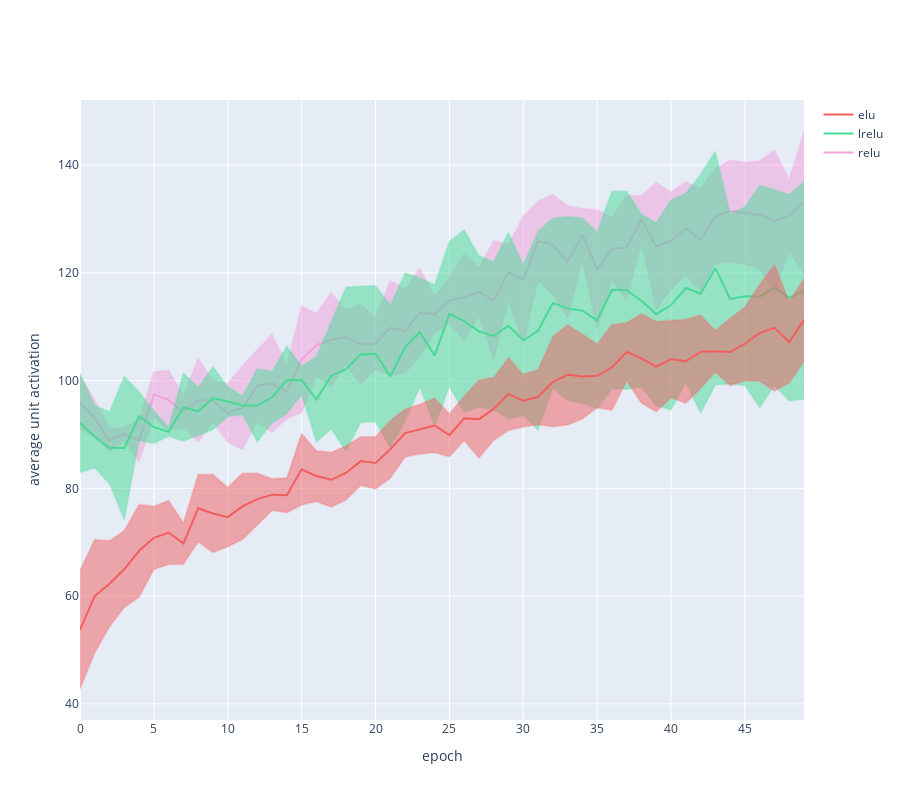

This figure's notebook cell:
### Code cell
fig = go.Figure()

fig.add_trace(go.Scatter(x=x,
                         y=np.mean(relu_mean, axis=0) + np.std(relu_mean, axis=0),
                         fill=None,
                         mode='lines',
                         line_color='rgba(242, 160, 220,0.2)',
                         hoverinfo="skip",
                         showlegend=False))
fig.add_trace(go.Scatter(x=x,
                         y=np.mean(relu_mean, axis=0) - np.std(relu_mean, axis=0),
                         fill='tonexty',  # fill area between trace0 and trace1
                         mode='lines',
                         line_color='rgba(242, 160, 220,0.2)',
                         hoverinfo="skip",
                         showlegend=False))
fig.add_trace(go.Scatter(x=x,
                         y=np.mean(relu_mean, axis=0),
                         line=dict(color='rgb(242, 160, 220)'),
                         mode='lines',
                         name='relu'
                         ))

fig.add_trace(go.Scatter(x=x,
                         y=np.mean(lrelu_mean, axis=0) + np.std(lrelu_mean, axis=0),
                         fill=None,
                         mode='lines',
                         line_color='rgba(72, 217, 149,0.2)',
                         hoverinfo="skip",
                         showlegend=False))
fig.add_trace(go.Scatter(x=x,
                         y=np.mean(lrelu_mean, axis=0) - np.std(lrelu_mean, axis=0),
                         fill='tonexty',  # fill area between trace0 and trace1
                         mode='lines',
                         line_color='rgba(72, 217, 149,0.2)',
                         hoverinfo="skip",
                         showlegend=False))
fig.add_trace(go.Scatter(x=x,
                         y=np.mean(lrelu_mean, axis=0),
                         line=dict(color='rgb(72, 217, 149)'),
                         mode='lines',
                         name='lrelu'
                         ))

fig.add_trace(go.Scatter(x=x,
                         y=np.mean(elu_mean, axis=0) + np.std(elu_mean, axis=0),
                         fill=None,
                         mode='lines',
                         line_color='rgba(242, 94, 94, 0.2)',
                         hoverinfo="skip",
                         showlegend=False))
fig.add_trace(go.Scatter(x=x,
                         y=np.mean(elu_mean, axis=0) - np.std(elu_mean, axis=0),
                         fill='tonexty',  # fill area between trace0 and trace1
                         mode='lines',
                         line_color='rgba(242, 94, 94, 0.2)',
                         hoverinfo="skip",
                         showlegend=False))
fig.add_trace(go.Scatter(x=x,
                         y=np.mean(elu_mean, axis=0),
                         line=dict(color='rgb(242, 94, 94)'),
                         mode='lines',
                         name='elu'
                         ))

fig.update_layout(height=800,
                  yaxis_title='average unit activation',
                  xaxis_title='epoch')

fig.write_json('../../../images/activation/elus/avg-unit-active.html')

fig.show()

### Figure 1 — Plotly figure (JSON) as saved in the notebook; plotly's stock layout.template omitted (floating-point values rounded to 4 significant figures)
{"data": [{"hoverinfo": "skip", "line": {"color": "rgba(242, 160, 220,0.2)"}, "mode": "lines", "showlegend": false, "x": [0, 1, 2, 3, 4, 5, 6, 7, 8, 9, 10, 11, 12, 13, 14, 15, 16, 17, 18, 19, 20, 21, 22, 23, 24, 25, 26, 27, 28, 29, 30, 31, 32, 33, 34, 35, 36, 37, 38, 39, 40, 41, 42, 43, 44, 45, 46, 47, 48, 49], "y": [100.8, 96.44, 91.06, 91.34, 92.75, 101.7, 101.9, 97.25, 104.2, 100.0, 99.46, 102.8, 105.7, 108.6, 103.0, 113.9, 112.5, 116.3, 113.1, 114.2, 111.7, 118.6, 117.0, 120.8, 115.7, 119.2, 123.6, 120.9, 126.0, 125.3, 130.6, 133.3, 134.6, 132.5, 132.0, 131.7, 130.4, 134.3, 134.4, 136.8, 135.0, 136.9, 135.6, 139.3, 141.0, 140.5, 140.8, 142.8, 137.3, 146.3], "type": "scatter"}, {"fill": "tonexty", "hoverinfo": "skip", "line": {"color": "rgba(242, 160, 220,0.2)"}, "mode": "lines", "showlegend": false, "x": [0, 1, 2, 3, 4, 5, 6, 7, 8, 9, 10, 11, 12, 13, 14, 15, 16, 17, 18, 19, 20, 21, 22, 23, 24, 25, 26, 27, 28, 29, 30, 31, 32, 33, 34, 35, 36, 37, 38, 39, 40, 41, 42, 43, 44, 45, 46, 47, 48, 49], "y": [90.91, 89.52, 86.83, 88.81, 84.97, 93.15, 90.82, 91.23, 88.63, 92.34, 88.57, 87.18, 92.43, 90.41, 92.91, 94.04, 100.8, 98.92, 103.1, 99.28, 102.1, 101.0, 101.4, 104.5, 108.8, 110.6, 107.5, 111.9, 103.9, 114.9, 106.9, 118.6, 115.9, 111.6, 122.2, 109.5, 118.7, 115.0, 125.5, 113.1, 116.9, 119.6, 116.5, 121.7, 122.0, 121.6, 120.7, 116.5, 123.9, 119.9], "type": "scatter"}, {"line": {"color": "rgb(242, 160, 220)"}, "mode": "lines", "name": "relu", "x": [0, 1, 2, 3, 4, 5, 6, 7, 8, 9, 10, 11, 12, 13, 14, 15, 16, 17, 18, 19, 20, 21, 22, 23, 24, 25, 26, 27, 28, 29, 30, 31, 32, 33, 34, 35, 36, 37, 38, 39, 40, 41, 42, 43, 44, 45, 46, 47, 48, 49], "y": [95.87, 92.98, 88.94, 90.07, 88.86, 97.4, 96.38, 94.24, 96.39, 96.2, 94.02, 94.99, 99.09, 99.51, 97.94, 103.9, 106.6, 107.6, 108.1, 106.7, 106.9, 109.8, 109.2, 112.7, 112.3, 114.9, 115.5, 116.4, 114.9, 120.1, 118.7, 125.9, 125.3, 122.0, 127.1, 120.6, 124.6, 124.7, 129.9, 124.9, 126.0, 128.2, 126.1, 130.5, 131.5, 131.1, 130.7, 129.7, 130.6, 133.1], "type": "scatter"}, {"hoverinfo": "skip", "line": {"color": "rgba(72, 217, 149,0.2)"}, "mode": "lines", "showlegend": false, "x": [0, 1, 2, 3, 4, 5, 6, 7, 8, 9, 10, 11, 12, 13, 14, 15, 16, 17, 18, 19, 20, 21, 22, 23, 24, 25, 26, 27, 28, 29, 30, 31, 32, 33, 34, 35, 36, 37, 38, 39, 40, 41, 42, 43, 44, 45, 46, 47, 48, 49], "y": [101.3, 95.4, 94.2, 100.8, 97.9, 94.42, 91.29, 101.4, 98.75, 102.6, 98.86, 97.15, 102.2, 101.7, 106.4, 102.7, 104.4, 110.7, 117.3, 117.5, 117.6, 114.0, 119.9, 119.2, 117.8, 125.9, 128.0, 123.2, 122.1, 127.5, 121.5, 127.7, 130.2, 130.5, 130.2, 127.6, 135.2, 135.2, 130.9, 129.3, 133.5, 134.8, 138.3, 142.6, 131.0, 132.2, 136.2, 135.4, 134.5, 136.9], "type": "scatter"}, {"fill": "tonexty", "hoverinfo": "skip", "line": {"color": "rgba(72, 217, 149,0.2)"}, "mode": "lines", "showlegend": false, "x": [0, 1, 2, 3, 4, 5, 6, 7, 8, 9, 10, 11, 12, 13, 14, 15, 16, 17, 18, 19, 20, 21, 22, 23, 24, 25, 26, 27, 28, 29, 30, 31, 32, 33, 34, 35, 36, 37, 38, 39, 40, 41, 42, 43, 44, 45, 46, 47, 48, 49], "y": [82.95, 83.77, 80.79, 74.21, 88.9, 88.32, 89.68, 88.74, 89.86, 90.91, 93.36, 93.65, 88.61, 92.13, 93.86, 97.42, 88.59, 91.04, 86.94, 92.24, 92.35, 87.54, 92.42, 98.82, 91.51, 98.91, 94.11, 95.09, 94.55, 92.94, 93.5, 90.83, 98.64, 96.36, 95.78, 94.77, 98.56, 98.4, 98.79, 95.33, 94.56, 99.64, 93.98, 99.2, 99.37, 99.09, 94.95, 99.09, 96.23, 96.55], "type": "scatter"}, {"line": {"color": "rgb(72, 217, 149)"}, "mode": "lines", "name": "lrelu", "x": [0, 1, 2, 3, 4, 5, 6, 7, 8, 9, 10, 11, 12, 13, 14, 15, 16, 17, 18, 19, 20, 21, 22, 23, 24, 25, 26, 27, 28, 29, 30, 31, 32, 33, 34, 35, 36, 37, 38, 39, 40, 41, 42, 43, 44, 45, 46, 47, 48, 49], "y": [92.13, 89.59, 87.5, 87.5, 93.4, 91.37, 90.49, 95.07, 94.3, 96.74, 96.11, 95.4, 95.41, 96.91, 100.1, 100.1, 96.52, 100.9, 102.1, 104.9, 105.0, 100.8, 106.2, 109.0, 104.6, 112.4, 111.1, 109.2, 108.3, 110.2, 107.5, 109.3, 114.4, 113.4, 113.0, 111.2, 116.9, 116.8, 114.8, 112.3, 114.0, 117.2, 116.1, 120.9, 115.2, 115.7, 115.6, 117.3, 115.4, 116.7], "type": "scatter"}, {"hoverinfo": "skip", "line": {"color": "rgba(242, 94, 94, 0.2)"}, "mode": "lines", "showlegend": false, "x": [0, 1, 2, 3, 4, 5, 6, 7, 8, 9, 10, 11, 12, 13, 14, 15, 16, 17, 18, 19, 20, 21, 22, 23, 24, 25, 26, 27, 28, 29, 30, 31, 32, 33, 34, 35, 36, 37, 38, 39, 40, 41, 42, 43, 44, 45, 46, 47, 48, 49], "y": [64.78, 70.52, 70.28, 72.16, 77.02, 76.7, 77.76, 73.62, 82.57, 82.58, 80.16, 82.82, 82.82, 81.79, 81.97, 90.17, 86.99, 86.7, 87.86, 89.59, 89.58, 92.61, 94.67, 95.62, 96.75, 93.88, 97.11, 100.1, 100.6, 104.3, 101.2, 102.1, 108.1, 110.4, 108.6, 106.8, 110.4, 110.7, 112.4, 111.0, 111.2, 111.4, 112.2, 109.3, 111.6, 113.7, 117.9, 121.5, 114.7, 118.9], "type": "scatter"}, {"fill": "tonexty", "hoverinfo": "skip", "line": {"color": "rgba(242, 94, 94, 0.2)"}, "mode": "lines", "showlegend": false, "x": [0, 1, 2, 3, 4, 5, 6, 7, 8, 9, 10, 11, 12, 13, 14, 15, 16, 17, 18, 19, 20, 21, 22, 23, 24, 25, 26, 27, 28, 29, 30, 31, 32, 33, 34, 35, 36, 37, 38, 39, 40, 41, 42, 43, 44, 45, 46, 47, 48, 49], "y": [42.75, 49.49, 54.3, 57.89, 59.81, 64.96, 65.85, 65.93, 70.07, 68.07, 69.16, 70.51, 73.19, 75.88, 75.5, 76.9, 77.58, 76.49, 77.86, 80.53, 79.89, 81.88, 85.83, 86.39, 86.6, 85.89, 88.88, 85.63, 88.92, 90.73, 91.39, 91.83, 91.45, 91.75, 92.89, 94.97, 94.51, 99.94, 95.79, 94.21, 96.82, 95.8, 98.53, 101.6, 99.04, 100.0, 99.88, 98.07, 99.6, 103.6], "type": "scatter"}, {"line": {"color": "rgb(242, 94, 94)"}, "mode": "lines", "name": "elu", "x": [0, 1, 2, 3, 4, 5, 6, 7, 8, 9, 10, 11, 12, 13, 14, 15, 16, 17, 18, 19, 20, 21, 22, 23, 24, 25, 26, 27, 28, 29, 30, 31, 32, 33, 34, 35, 36, 37, 38, 39, 40, 41, 42, 43, 44, 45, 46, 47, 48, 49], "y": [53.77, 60.0, 62.29, 65.03, 68.41, 70.83, 71.81, 69.77, 76.32, 75.33, 74.66, 76.66, 78.01, 78.83, 78.73, 83.54, 82.29, 81.59, 82.86, 85.06, 84.73, 87.25, 90.25, 91.0, 91.67, 89.88, 92.99, 92.86, 94.75, 97.5, 96.28, 96.96, 99.8, 101.1, 100.8, 100.9, 102.4, 105.3, 104.1, 102.6, 104.0, 103.6, 105.4, 105.5, 105.3, 106.8, 108.9, 109.8, 107.2, 111.3], "type": "scatter"}], "layout": {"height": 800, "yaxis": {"title": {"text": "average unit activation"}}, "xaxis": {"title": {"text": "epoch"}}}}
